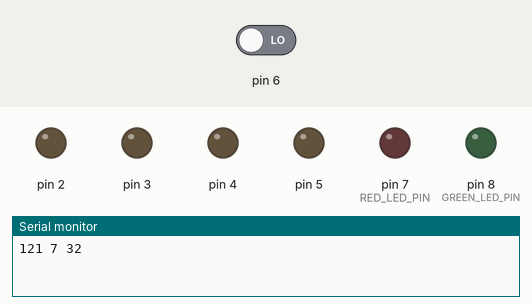
Simulated run of this sketch. Board: Arduino Uno, built with avr-gcc and run on an emulated ATmega328P. Shown: output pins drawn as LEDs (lit = HIGH), the last lines printed to the serial monitor. The test bench sets the inputs (shaded band); at power-on: pin 6 LOW. Pins used as bus, display or sensor lines are not drawn.

Above: at 0.5 s.
At 13.5 s:
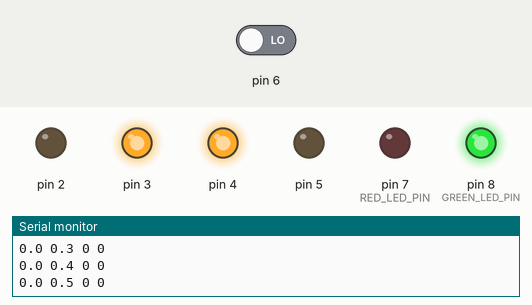
At 20.5 s:
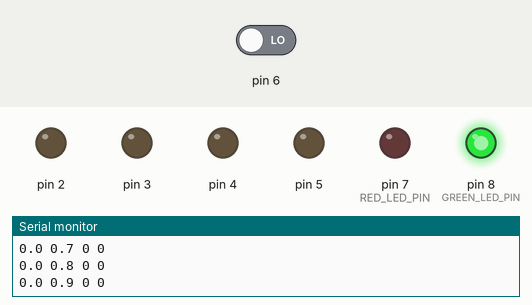
At 27.5 s:
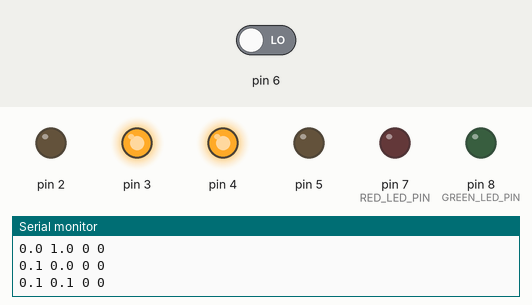
Timing chart, 0 to 28.6 s (numbered marks = the images above):
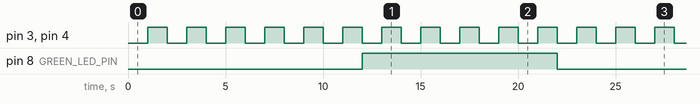

Measured:
- by itself, pin 3, pin 4: alternates HIGH for 1.0 s and LOW for 1.0 s
- by itself, pin 8 (GREEN_LED_PIN): alternates HIGH for 10.0 s and LOW for 12.0 s
- by itself, everything shown: repeats every 22.0 s, in 22 steps

The sketch:

Iterating.ino
```cpp
#include <ColorLib.h>
#include <ColorSensorLib.h>


const Sensor ColorSensor = Sensor(1, 2, 3, 4, 5, 6, 20); // (s0, s1, s2, s3, led, out, freq)
const Color TARGET_COLOR = Color(7, 32, 0);
const int RED_LED_PIN = 7;
const int GREEN_LED_PIN = 8;

const int NUMBER_OF_CASES_FOR_EACH_COLOR = 11;
const int NUMBER_OF_DIGITS_AFTER_POINT = 1;
const int BAUD = 9600;


void PrintSettings(){
  Serial.print(sq(NUMBER_OF_CASES_FOR_EACH_COLOR));
  Serial.print(' ');
  Serial.println(TARGET_COLOR.GetRedAndGreenRepr());
}

void PrintData(float red, float green, Color sensorColor){
  Serial.print(red, NUMBER_OF_DIGITS_AFTER_POINT);
  Serial.print(' ');
  Serial.print(green, NUMBER_OF_DIGITS_AFTER_POINT);
  Serial.print(' ');
  Serial.println(sensorColor.GetRedAndGreenRepr());

  return 0;
}

void SetBrightness(float red, float green){
  analogWrite(RED_LED_PIN, int(red * 255));
  analogWrite(GREEN_LED_PIN, int(green * 255));
}

void DoIterating(){
  const float accuracy = 1.0 / (NUMBER_OF_CASES_FOR_EACH_COLOR - 1);

  float red = 0, green = 0;

  Color currentColor;

  for(int redCounter = 0; redCounter < NUMBER_OF_CASES_FOR_EACH_COLOR; redCounter++){
    green = 0;

    for(int greenCounter = 0; greenCounter < NUMBER_OF_CASES_FOR_EACH_COLOR; greenCounter++){
      SetBrightness(red, green);

      currentColor = ColorSensor.GetSensorColor();

      PrintData(red, green, currentColor);

      green += accuracy;
    }

    red += accuracy;
  }
}

void setup() {
  pinMode(RED_LED_PIN, OUTPUT);
  pinMode(GREEN_LED_PIN, OUTPUT);

  Serial.begin(BAUD);

  PrintSettings();

  DoIterating();
}

void loop() {}
```
